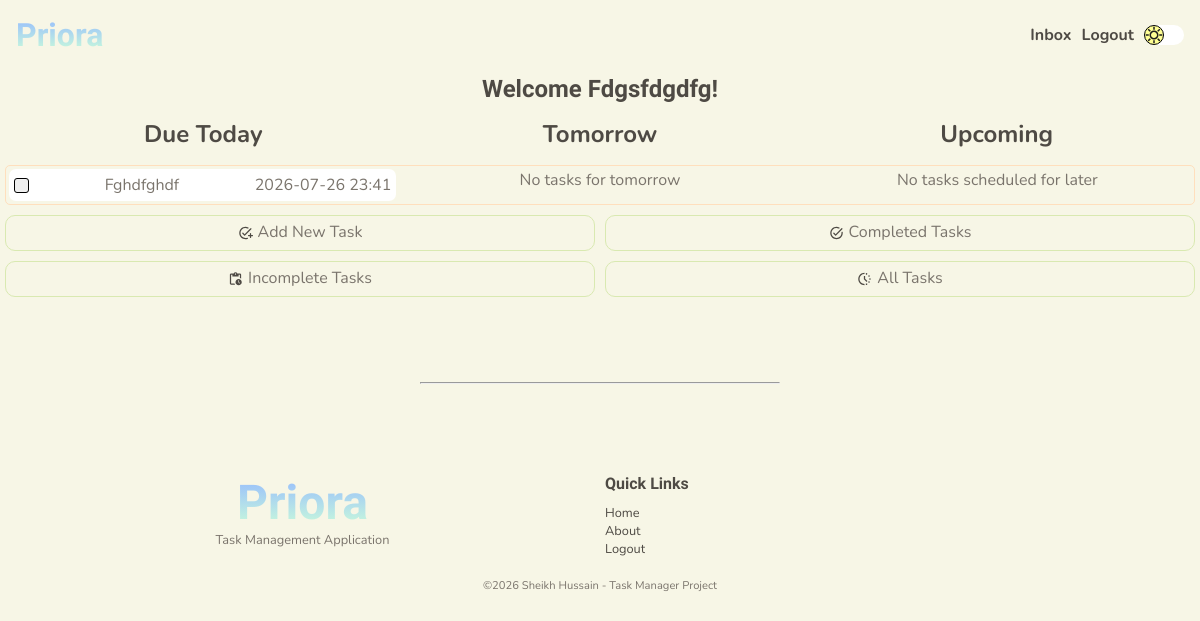
Screenshot of /user/home (signed in) with the database file from the repository.
### tables this page shows
CREATE TABLE "users" (
	                        "user_id"	INTEGER NOT NULL UNIQUE,
	                        "first_name"	TEXT NOT NULL,
	                        "last_name"	TEXT NOT NULL,
                            "email"	TEXT NOT NULL UNIQUE,
                            "password"	TEXT NOT NULL,
                            "memorable"	TEXT NOT NULL,
                            "date_created"	TEXT NOT NULL,
                            "reset"	INTEGER NOT NULL DEFAULT 0,
                            "new_user"	INTEGER NOT NULL DEFAULT 1,
                            PRIMARY KEY("user_id" AUTOINCREMENT)
                            );

CREATE TABLE "tasks" (
                            "task_id"	INTEGER NOT NULL UNIQUE,
                            "user_id"	INTEGER NOT NULL,
                            "title"	TEXT NOT NULL,
                            "description"	TEXT NOT NULL,
                            "due_date"	TEXT NOT NULL,
                            "due_time"	TEXT NOT NULL,
                            "completion_date"	TEXT,
                            "completion_time"	TEXT,
                            "completed"	INTEGER NOT NULL DEFAULT 0,
                            PRIMARY KEY("task_id" AUTOINCREMENT),
                            FOREIGN KEY("user_id") 
                                REFERENCES "users"("user_id")
                                ON DELETE CASCADE
                            );

### app.py (the view, shortened to what this page needs)
@app.route("/user/home", methods=["GET", "POST"])
@login_required
@password_reset_required
def account():
    title = "Welcome Back!"
    user = find_user_by_id(session.get("user-id"))
    new_user = bool(user["new_user"])
    tasks = load_tasks(user)
    date = datetime.now().replace(microsecond=0).date()
    today = date
    tomorrow = date + timedelta(days=1)
    future = date + timedelta(days=2)
    todays = search_tasks_by_date(today, user)
    tomorrows = search_tasks_by_date(tomorrow, user)
    upcoming = search_upcoming_tasks(future, user)
    overdue = search_overdue_tasks(today, user)
    return render_template(
        "user/home.html",
        title=title,
        tasks=tasks,
        new_user=new_user,
        todays=todays,
        tomorrows=tomorrows,
        upcoming=upcoming,
        user=user,
        overdue=overdue,
    )

### app.py (called while the page is built)
@app.after_request
def security_headers(response):
    response.headers["Content-Security-Policy"] = (
        "default-src 'self'; "
        "script-src 'self'; "
        "style-src 'self' https://fonts.googleapis.com; "
        "font-src 'self' https://fonts.gstatic.com;"
    )
    return response

### services/auth.py (called while the page is built)
def login_required(f):
    @wraps(f)
    def decorated_function(*args, **kwargs):
        if session.get("user-id") is None:
            return redirect(url_for("login"))
        return f(*args, **kwargs)
    return decorated_function

def password_reset_required(f):
    @wraps(f)
    def decorated_function(*args, **kwargs):
        reset_req = is_reset_req(session.get("user-id"))
        if reset_req:
            return redirect(url_for("change_password"))
        return f(*args, **kwargs)
    return decorated_function

### services/database.py (called while the page is built)
def connect_database():
    os.makedirs("instance", exist_ok=True)
    connection = sqlite3.connect("instance/task-manager.db")
    connection.row_factory = sqlite3.Row
    connection.execute("PRAGMA foreign_keys = ON;")
    return connection

def find_tasks_before_date(date, user_id):
    connection = connect_database()
    cursor = connection.cursor()
    try:
        cursor.execute(
            """SELECT * FROM tasks WHERE completed = 0 AND user_id = ? and due_date < ? ORDER BY due_date ASC, due_time ASC LIMIT 5;""",
            (user_id, date),
        )
        tasks = cursor.fetchall()
        return tasks
    except Exception as e:
        print(e)
        return False
    finally:
        connection.close()

def find_user_by_id(user_id):
    connection = connect_database()
    cursor = connection.cursor()
    try:
        cursor.execute(
            """SELECT * FROM users WHERE user_id = ?;""",
            (user_id,),
        )
        user = cursor.fetchone()
        return user
    except Exception as e:
        print(e)
        return False
    finally:
        connection.close()

def is_reset_req(user_id):
    connection = connect_database()
    cursor = connection.cursor()
    try:
        cursor.execute(
            """SELECT reset FROM users WHERE user_id = ?;""",
            (user_id,),
        )
        required = cursor.fetchone()
        return bool(required and required["reset"] == 1)
    except Exception as e:
        print(e)
        return False
    finally:
        connection.close()

### services/tasks.py (called while the page is built)
def load_tasks(user):
    tasks = all_tasks(user)
    if tasks:
        return tasks
    return None

### templates/user/home.html (shortened to what this page needs)
{% extends 'layout.html' %} {% block content %}
<section class="user-home-section">
  <h1>Welcome {{ user['first_name'].title() }}!</h1>
  {% if tasks and not new_user %}
  <div class="row-title">
    <div>
      <h2>Due Today</h2>
    </div>
    <div>
      <h2 class="show-on-tablet">Tomorrow</h2>
    </div>
    <div>
      <h2 class="show-on-desktop">Upcoming</h2>
    </div>
  </div>
  {% endif %}
  <div class="user-home-tasks-grid">
    {% if tasks and not new_user %}
    <div class="task-column">
       {% if todays %} {% for task in todays %}
      <a href="{{ url_for('task', task_id = task['task_id']) }}">
        <div class="user-home-tasks-card">
          <form
            action="{{ url_for('task_complete', task_id = task['task_id']) }}"
            method="post"
          >
            <button type="submit" class="task-button">
            </button>
            <p>{{ task['title'].title() }}</p>
            <p>{{ task['due_date'] }} {{ task['due_time'] }}</p>
          </form>
        </div>
      </a>
      {% endfor %} {% else %}
      <div class="no-tasks">
        <p>No tasks for today</p>
      </div>
      {% endif %}
    </div>
    <div class="task-column show-on-tablet">
      {% if tomorrows %} {% for task in tomorrows %}
      <a href="{{ url_for('task', task_id = task['task_id']) }}">
        <div class="user-home-tasks-card">
          <form
            action="{{ url_for('task_complete', task_id = task['task_id']) }}"
            method="post"
          >
            <input type="hidden" name="csrf_token" value="{{ csrf_token() }}" />
            <input type="hidden" name="task-id" value="{{ task['task_id'] }}" />
            <button type="submit" class="task-button">
              <svg
                xmlns="http://www.w3.org/2000/svg"
                viewBox="0 -960 960 960"
                class="task-button-inner"
              >
                <path
                  d="m405-436 228-227q18-18 41.5-18t41.5 18q18 18 18 41.5T716-580L447-310q-18 18-42.5 18T362-310L254-419q-18-18-18-41.5t18-41.5q18-18 41.5-18t41.5 18l68 66Z"
                />
              </svg>
            </button>
            <p>{{ task['title'].title() }}</p>
            <p>{{ task['due_date'] }} {{ task['due_time'] }}</p>
          </form>
        </div>
      </a>
      {% endfor %} {% else %}
      <div class="no-tasks">
        <p>No tasks for tomorrow</p>
      </div>
      {% endif %}
    </div>
    <div class="task-column show-on-desktop">
      {% if upcoming %} {% for task in upcoming %}
      <a href="{{ url_for('task', task_id = task['task_id']) }}">
        <div class="user-home-tasks-card">
          <form
            action="{{ url_for('task_complete', task_id = task['task_id']) }}"
            method="post"
          >
            <input type="hidden" name="csrf_token" value="{{ csrf_token() }}" />
            <input type="hidden" name="task-id" value="{{ task['task_id'] }}" />
            <button type="submit" class="task-button">
              <svg
                xmlns="http://www.w3.org/2000/svg"
                viewBox="0 -960 960 960"
                class="task-button-inner"
              >
                <path
                  d="m405-436 228-227q18-18 41.5-18t41.5 18q18 18 18 41.5T716-580L447-310q-18 18-42.5 18T362-310L254-419q-18-18-18-41.5t18-41.5q18-18 41.5-18t41.5 18l68 66Z"
                />
              </svg>
            </button>
            <p>{{ task['title'].title() }}</p>
            <p>{{ task['due_date'] }} {{ task['due_time'] }}</p>
          </form>
        </div>
      </a>
      {% endfor %} {% else %}
      <div class="no-tasks">
        <p>No tasks scheduled for later</p>
      </div>
      {% endif %}
    </div>
    {% elif new_user and not tasks %}
    <div class="no-tasks">
      <p>Start by adding your first task!</p>
    </div>
    {% else %}
    <div class="no-tasks">
      <p>No tasks, add a task!</p>
    </div>
    {% endif %}
  </div>
</section>
<div>{% include 'user-nav.html' %}</div>
<div class="space"></div>
{% endblock content %}

### static/css/base.css (style rules this page uses)
:root { --bg-color: #F7F6E6; --bg-task-card: white; --surface-color: #FFFFFF; --surface-secondary: #FFF8EF; --hero-gradient: linear-gradient(90deg, #CDFFD8 0%, #94B9FF 100%); --hero-bg-mb: url('/static/media/light-bg-mobile.gif'); --hero-bg-dk: url('/static/media/light-bg-desktop.gif'); --box-shadow: #4E4A44; --night-mode-button: url('/static/media/day.svg'); --primary-text: #4E4A44; --secondary-text: #7A746C; --accent-peach: #FFDFBD; --accent-beige: #E2C0AE; --accent-green: #D9E9B1; --accent-yellow: #F2EAA0; --border-color: #E7DFC9; --scrollbar-color: #E2C0AE; --success: #B8D98A; --warning: #F2EAA0; --danger: #E79A9A; --info: #AFCFEA; }
* { box-sizing: border-box; margin: 0; padding: 0; scrollbar-width: thin; scrollbar-color: #94B9FF var(--bg-color); }
html { overflow-x: hidden; scroll-behavior: smooth; }
body { background-color: var(--bg-color); font-family: "Nunito"; overflow-x: hidden; }
h1, h2, h3, h4, h5, h6 { color: var(--primary-text) }
h1 { font-family: 'Leckerli One', 'Nunito'; }
p { color: var(--secondary-text); font-family: "Nunito"; }
a { text-decoration: none; color: var(--primary-text) }
.space { height: 10vh; }

### static/css/pages/user/user-home.css (style rules this page uses)
.user-home-section { display: flex; flex-direction: column; padding: 5px; text-align: center; gap: 15px; }
.user-home-tasks-grid { display: grid; grid-template-columns: repeat(1, 1fr); gap: 10px; padding: 3px; border-radius: 5px;; border: 1px solid var(--accent-peach); }
.user-home-tasks-card { display: flex; align-items: center; padding: 5px; background-color: var(--bg-task-card); border-radius: 7px; }
.task-button { width: 15px; height: 15px; border: 1px solid black; border-radius: 3px; }
.task-column { display: flex; flex-direction: column; gap: 5px; }
.user-home-tasks-card form { display: flex; justify-content: space-between; align-items: center; width: 100%; }
.row-title { display: grid; grid-template-columns: repeat(1fr); justify-content: center; align-items: center; text-align: center; }
.row-title > div { display: flex; justify-content: center; align-items: center; text-align: center; }
.show-on-tablet { display: none; }
.show-on-desktop { display: none; }
@media screen and (min-width: 1000px) { .row-title { grid-template-columns: repeat(3, 1fr); } }
@media screen and (min-width: 1000px) { .show-on-desktop { display: flex; } }
@media screen and (min-width: 1000px) { .user-home-tasks-grid { grid-template-columns: repeat(3, 1fr); } }
@media screen and (min-width: 1000px) { .show-on-tablet { display: flex; } }

### rows the page displays
users: first_name "Fdgsfdgdfg"
tasks: title "Fghdfghdf", due_date "2026-07-26", due_time "23:41"
